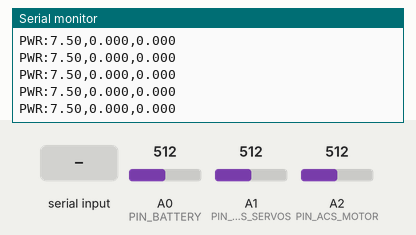
A sketch run on a simulated SparkFun Pro Micro, built with avr-gcc and run on an emulated ATmega32U4. Shown: the last lines printed to the serial monitor. Inputs (shaded band) come from the test bench; at power-on: A0 (PIN_BATTERY) = 512, A1 (PIN_ACS_SERVOS) = 512, A2 (PIN_ACS_MOTOR) = 512. EEPROM starts erased.

Above: at 1.2 s.
1.3 s: "CAL\n" received over Serial
At 2.2 s:
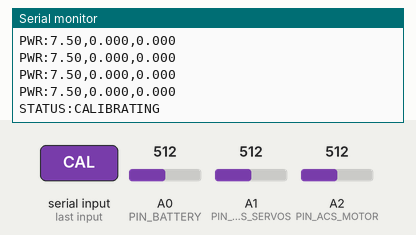
3.8 s: A0 (PIN_BATTERY) set to 390
At 3.89 s:
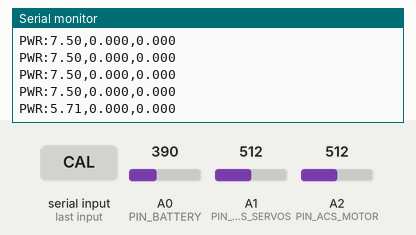
5.3 s: A1 (PIN_ACS_SERVOS) set to 390
At 5.39 s:
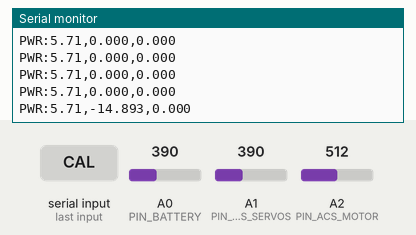
6.8 s: A2 (PIN_ACS_MOTOR) set to 390
At 6.89 s:
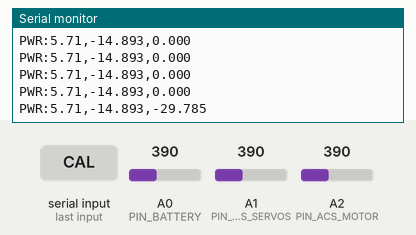
8.3 s: A0 (PIN_BATTERY) set to 410
At 8.39 s:
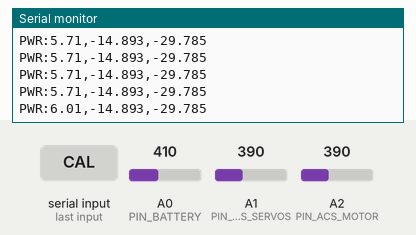
9.8 s: A1 (PIN_ACS_SERVOS) set to 410
At 9.89 s:
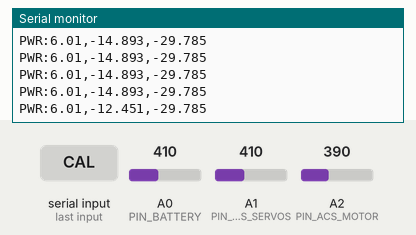
Timing chart, 0 to 12.3 s (numbered marks = the images above; inputs shaded):
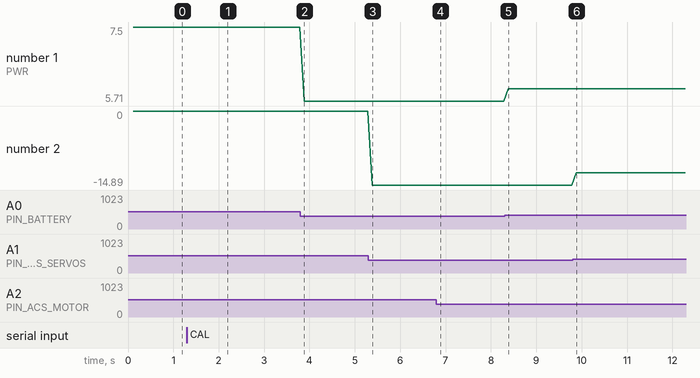

The sketch:

pro_micro.ino
```cpp
/*
 * pro_micro.ino - Unidade de Aquisição de Energia (Arduino Pro Micro)
 *
 * Lê tensão da bateria (divisor de tensão) e corrente de 2 subsistemas
 * (ACS758) via ADC interno (10 bits) e envia via USB Serial ao Raspberry Pi 4.
 *
 * ARQUITETURA:
 * ===========
 * Divisor de tensão (bateria) + ACS758 (2 unidades)
 *     ↓ (analógico)
 * Pro Micro (ADC 10-bit, filtragem, calibração)
 *     ↓ (USB Serial 115200)
 * Raspberry Pi 4 (power_monitor_manager.py)
 *
 * NOTA: A corrente do Raspberry Pi é medida pelo INA219 (I2C direto no RPi),
 * que oferece resolução muito superior ao ACS758 para correntes baixas (<3A).
 *
 * HARDWARE: Arduino Pro Micro (ATmega32U4)
 * =========================================
 * - MCU: ATmega32U4 @ 16MHz
 * - USB: Nativo (CDC, sem conversor FTDI)
 * - ADC: 10 bits (0-1023), referência AVCC (5V)
 * - EEPROM: 1024 bytes (para calibração persistente)
 * - Tensão: 5V (ratiométrico com ACS758)
 *
 * PINOUT ARDUINO PRO MICRO:
 * =========================
 *
 *   Pino    | Função          | Conexão
 *   --------|-----------------|---------------------------------------------
 *   A0      | ADC Canal 0     | Divisor de tensão da bateria 3S LiPo
 *   A1      | ADC Canal 1     | ACS758 50A #1 OUT  (Corrente Servos/UBEC)
 *   A2      | ADC Canal 2     | ACS758 100A #2 OUT (Corrente Motor DC 775)
 *   VCC     | Alimentação 5V  | VCC dos 2x ACS758
 *   GND     | Terra           | GND dos 2x ACS758 + GND divisor + GND comum
 *   USB     | Serial CDC      | USB do Raspberry Pi 4
 *
 *   Pinos não utilizados: D0-D10, A3, A6-A10, MISO, MOSI, SCK
 *
 * DIVISOR DE TENSÃO DA BATERIA (Canal A0):
 * ========================================
 *
 *   IMPORTANTE: NÃO usar o divisor antigo (2x 10kΩ) do ADS1115!
 *   O ADS1115 suportava ±6.144V, mas o Pro Micro tem ADC de 5V máximo.
 *   Com 2x 10kΩ, a saída seria 6.3V com bateria cheia → QUEIMA o ADC!
 *
 *   Divisor correto para ADC 5V:
 *
 *     Bateria (+) ─── R1 (20kΩ) ───┬─── Pro Micro A0
 *                                   │
 *                              R2 (10kΩ)
 *                                   │
 *                                  GND
 *
 *   Razão: R2 / (R1 + R2) = 10k / 30k = 1/3
 *   V_adc = V_bateria × (1/3)
 *   V_bateria = V_adc × 3
 *
 *   Tensões:
 *     Bateria cheia  (12.6V) → ADC = 4.2V  (seguro, < 5V)
 *     Bateria nominal (11.1V) → ADC = 3.7V
 *     Bateria mínima  (9.0V) → ADC = 3.0V
 *
 *   Corrente pelo divisor: 12.6V / 30kΩ = 0.42mA (desprezível)
 *
 *   Filtro RC recomendado (mesmo esquema dos ACS758):
 *     Junção R1/R2 ─── 1kΩ ───┬─── Pro Micro A0
 *                              │
 *                           100nF
 *                              │
 *                             GND
 *
 * CONEXÃO DOS SENSORES ACS758:
 * ============================
 *
 * ACS758 #1 (50A) - Corrente UBEC → Servos PCA9685:
 *   VCC  → VCC do Pro Micro (5V)
 *   GND  → GND do Pro Micro
 *   OUT  → Filtro RC → A1 do Pro Micro
 *
 * ACS758 #2 (100A) - Corrente Motor DC 775:
 *   VCC  → VCC do Pro Micro (5V)
 *   GND  → GND do Pro Micro
 *   OUT  → Filtro RC → A2 do Pro Micro
 *
 * FILTRO RC (hardware, para cada sensor ACS758):
 * ==============================================
 *
 *   ACS758 OUT ─── 1kΩ ───┬─── Pro Micro (Ax)
 *                         │
 *                      100nF
 *                         │
 *                        GND
 *
 *   Frequência de corte: fc = 1/(2π×1k×100n) ≈ 1.6 kHz
 *
 * PARTE DE POTÊNCIA (ACS758 em série, high-side):
 * ===============================================
 *
 *   ACS758 100A (Motor DC 775):
 *     Bateria (+) ─── IP+ ─── IP- ─── Ponte H BTS7960 (+) ─── Motor
 *
 *   ACS758 50A (Servos/UBEC):
 *     Bateria (+) ─── IP+ ─── IP- ─── UBEC IN (+) ─── Servos PCA9685
 *
 *   Os sensores ficam no fio POSITIVO (high-side), entre a bateria e cada carga.
 *   O GND comum do sistema permanece intacto (não é interrompido).
 *
 * PROTOCOLO SERIAL (USB, 115200 baud):
 * ====================================
 *
 * Pro Micro → RPi:
 *   "PWR:<v_bat>,<i_servos>,<i_motor>\n"   Tensão (V) e correntes (A)
 *   "STATUS:READY\n"                         Pronto após inicialização
 *   "STATUS:CALIBRATING\n"                   Durante calibração
 *
 * RPi → Pro Micro:
 *   "CAL\n"                                  Solicitar recalibração dos ACS758
 *
 * CALIBRAÇÃO:
 * ===========
 * - Offsets dos ACS758 salvos em EEPROM (persistem entre reboots)
 * - Na primeira execução: usa offset teórico (512 = VCC/2)
 * - Comando "CAL\n" via serial: recalibra e salva na EEPROM
 * - IMPORTANTE: para calibrar, desligar motor e servos
 * - O canal A0 (bateria) NÃO precisa de calibração (é tensão direta)
 */

#include <EEPROM.h>

// ============================================================
// CONFIGURAÇÃO DE PINOS
// ============================================================
const int PIN_BATTERY = A0;     // Divisor de tensão → Bateria 3S LiPo
const int PIN_ACS_SERVOS = A1;  // ACS758 50A  - Corrente Servos (UBEC)
const int PIN_ACS_MOTOR  = A2;  // ACS758 100A - Corrente Motor DC 775

// ============================================================
// CONFIGURAÇÃO DOS SENSORES
// ============================================================

// ADC
const float VCC = 5.0;                      // Tensão de alimentação (V)
const int   ADC_RESOLUTION   = 1024;        // 10 bits
const float ADC_STEP         = VCC / ADC_RESOLUTION;  // ~4.88 mV/LSB
const int   OFFSET_TEORICO   = ADC_RESOLUTION / 2;    // 512 (VCC/2)

// ACS758
const float SENSITIVITY_50A  = 0.040;       // 40 mV/A (ACS758LCB-050B)
const float SENSITIVITY_100A = 0.020;       // 20 mV/A (ACS758LCB-100B)

// Divisor de tensão da bateria
// R1 = 20kΩ (superior), R2 = 10kΩ (inferior)
// V_bateria = V_adc × BATTERY_DIVIDER_RATIO
const float BATTERY_DIVIDER_RATIO = 3.0;    // (R1 + R2) / R2 = 30k / 10k

// ============================================================
// CONFIGURAÇÃO DE AMOSTRAGEM
// ============================================================
const int  NUM_SAMPLES    = 50;    // Amostras por leitura (oversampling)
const int  SEND_INTERVAL  = 100;   // Intervalo de envio em ms (10 Hz)
const int  CAL_SAMPLES    = 200;   // Amostras para calibração
const int  CAL_DELAY_MS   = 5;     // Delay entre amostras de calibração

// ============================================================
// EEPROM - Armazenamento de Calibração
// ============================================================
// Estrutura na EEPROM:
//   Addr 0-1: Magic number (0xCAFE)
//   Addr 2-3: Offset canal A1 - Servos (int16_t)
//   Addr 4-5: Offset canal A2 - Motor  (int16_t)
//   Addr 6:   Checksum (XOR dos bytes 2-5)
const int    EEPROM_ADDR_MAGIC   = 0;
const int    EEPROM_ADDR_OFFSETS = 2;
const uint16_t EEPROM_MAGIC      = 0xCAFE;

// ============================================================
// VARIÁVEIS GLOBAIS
// ============================================================
int offset_servos = OFFSET_TEORICO;  // Offset canal A1 (ADC units)
int offset_motor  = OFFSET_TEORICO;  // Offset canal A2 (ADC units)

unsigned long last_send_time = 0;

// ============================================================
// SETUP
// ============================================================
void setup() {
    Serial.begin(115200);
    while (!Serial) {
        ; // Aguarda conexão USB (necessário para Pro Micro com USB nativo)
    }

    // Configura pinos analógicos como entrada
    pinMode(PIN_BATTERY, INPUT);
    pinMode(PIN_ACS_SERVOS, INPUT);
    pinMode(PIN_ACS_MOTOR, INPUT);

    // Referência ADC = AVCC (5V, ratiométrico)
    analogReference(DEFAULT);

    // Descarta primeiras leituras (estabilização do ADC)
    for (int i = 0; i < 10; i++) {
        analogRead(PIN_BATTERY);
        analogRead(PIN_ACS_SERVOS);
        analogRead(PIN_ACS_MOTOR);
    }

    // Carrega calibração da EEPROM (ou usa offset teórico)
    if (!loadCalibration()) {
        Serial.println("STATUS:NO_CAL");
    }

    Serial.println("STATUS:READY");
}

// ============================================================
// LOOP PRINCIPAL
// ============================================================
void loop() {
    // Verifica comandos do RPi
    checkSerialCommands();

    // Envia dados na taxa configurada
    unsigned long now = millis();
    if (now - last_send_time >= SEND_INTERVAL) {
        last_send_time = now;

        // Lê tensão da bateria (A0)
        float v_battery = readBatteryVoltage();

        // Lê correntes com oversampling (A1, A2)
        float i_servos = readCurrent(PIN_ACS_SERVOS, offset_servos, SENSITIVITY_50A);
        float i_motor  = readCurrent(PIN_ACS_MOTOR, offset_motor, SENSITIVITY_100A);

        // Envia no formato: PWR:v_bat,i_servos,i_motor
        Serial.print("PWR:");
        Serial.print(v_battery, 2);
        Serial.print(",");
        Serial.print(i_servos, 3);
        Serial.print(",");
        Serial.println(i_motor, 3);
    }
}

// ============================================================
// LEITURA DE TENSÃO DA BATERIA
// ============================================================
float readBatteryVoltage() {
    // Acumula múltiplas amostras para reduzir ruído
    long sum = 0;
    for (int i = 0; i < NUM_SAMPLES; i++) {
        sum += analogRead(PIN_BATTERY);
    }
    int avg = sum / NUM_SAMPLES;

    // Converte ADC → tensão no pino → tensão real da bateria
    float v_adc = avg * ADC_STEP;
    float v_battery = v_adc * BATTERY_DIVIDER_RATIO;

    return v_battery;
}

// ============================================================
// LEITURA DE CORRENTE COM OVERSAMPLING
// ============================================================
float readCurrent(int pin, int offset, float sensitivity) {
    // Acumula múltiplas amostras para reduzir ruído
    long sum = 0;
    for (int i = 0; i < NUM_SAMPLES; i++) {
        sum += analogRead(pin);
    }
    int avg = sum / NUM_SAMPLES;

    // Converte ADC → tensão → corrente
    // V = (avg - offset) * VCC / 1024
    // I = V / sensitivity
    float voltage_diff = (avg - offset) * ADC_STEP;
    float current = voltage_diff / sensitivity;

    return current;
}

// ============================================================
// CALIBRAÇÃO DE OFFSET (ZERO CURRENT) - APENAS ACS758
// ============================================================
void calibrate() {
    Serial.println("STATUS:CALIBRATING");

    long sum_servos = 0;
    long sum_motor = 0;

    for (int i = 0; i < CAL_SAMPLES; i++) {
        sum_servos += analogRead(PIN_ACS_SERVOS);
        sum_motor  += analogRead(PIN_ACS_MOTOR);
        delay(CAL_DELAY_MS);
    }

    offset_servos = sum_servos / CAL_SAMPLES;
    offset_motor  = sum_motor / CAL_SAMPLES;

    // Salva na EEPROM
    saveCalibration();

    Serial.print("CAL_DONE:");
    Serial.print(offset_servos);
    Serial.print(",");
    Serial.println(offset_motor);

    Serial.println("STATUS:READY");
}

// ============================================================
// EEPROM - SALVAR CALIBRAÇÃO
// ============================================================
void saveCalibration() {
    // Escreve magic number
    EEPROM.put(EEPROM_ADDR_MAGIC, EEPROM_MAGIC);

    // Escreve offsets (apenas 2 canais: servos e motor)
    int16_t offsets[2] = {
        (int16_t)offset_servos,
        (int16_t)offset_motor
    };
    EEPROM.put(EEPROM_ADDR_OFFSETS, offsets);

    // Calcula e escreve checksum
    uint8_t checksum = 0;
    uint8_t* bytes = (uint8_t*)offsets;
    for (int i = 0; i < 4; i++) {
        checksum ^= bytes[i];
    }
    EEPROM.put(EEPROM_ADDR_OFFSETS + 4, checksum);
}

// ============================================================
// EEPROM - CARREGAR CALIBRAÇÃO
// ============================================================
bool loadCalibration() {
    // Verifica magic number
    uint16_t magic;
    EEPROM.get(EEPROM_ADDR_MAGIC, magic);
    if (magic != EEPROM_MAGIC) {
        return false;
    }

    // Lê offsets
    int16_t offsets[2];
    EEPROM.get(EEPROM_ADDR_OFFSETS, offsets);

    // Verifica checksum
    uint8_t checksum = 0;
    uint8_t* bytes = (uint8_t*)offsets;
    for (int i = 0; i < 4; i++) {
        checksum ^= bytes[i];
    }
    uint8_t stored_checksum;
    EEPROM.get(EEPROM_ADDR_OFFSETS + 4, stored_checksum);

    if (checksum != stored_checksum) {
        return false;
    }

    // Valida range (offset deve estar próximo de 512)
    for (int i = 0; i < 2; i++) {
        if (offsets[i] < 400 || offsets[i] > 624) {
            return false;
        }
    }

    offset_servos = offsets[0];
    offset_motor  = offsets[1];

    return true;
}

// ============================================================
// COMANDOS SERIAL (RPi → Pro Micro)
// ============================================================
void checkSerialCommands() {
    if (Serial.available() > 0) {
        String cmd = Serial.readStringUntil('\n');
        cmd.trim();

        if (cmd == "CAL") {
            calibrate();
        }
    }
}
```

Measured:
- after the input at 1.3 s, the serial monitor: prints a new line at once (image 1)
- after the input at 3.8 s, the serial monitor: prints a new line after 0.08 s (image 2)
- after the input at 5.3 s, the serial monitor: prints a new line after 0.08 s (image 3)
- after the input at 6.8 s, the serial monitor: prints a new line after 0.08 s (image 4)
- after the input at 8.3 s, the serial monitor: prints a new line after 0.08 s (image 5)
- after the input at 9.8 s, the serial monitor: prints a new line after 0.08 s (image 6)
- plotted number 1: 7.5 → 5.71 after the input at 3.8 s, 5.71 → 6.01 after the input at 8.3 s
- plotted number 2: 0 → -14.89 after the input at 5.3 s, -14.89 → -12.45 after the input at 9.8 s
